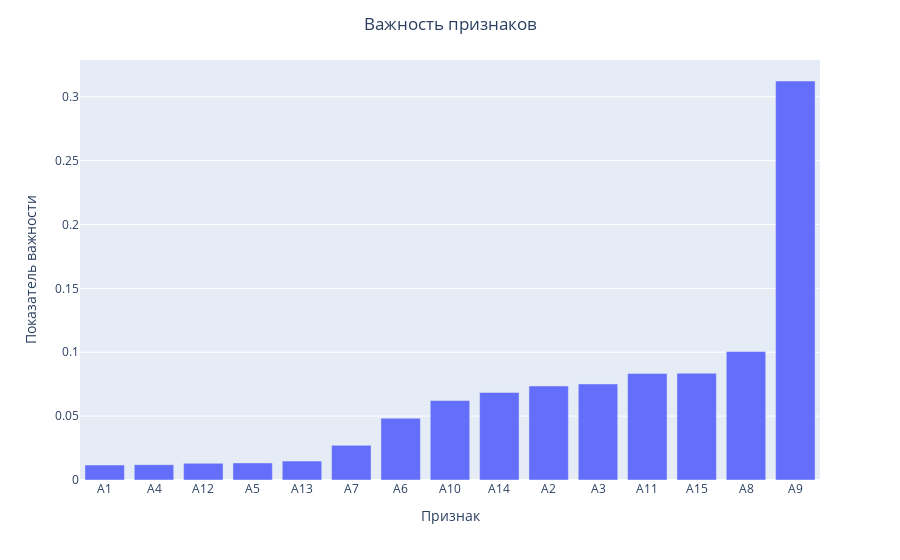

Notebook source saved alongside this figure:
### Code cell
fig = px.bar(x=features_importance.index, y=features_importance)
fig.update_layout(
     title={
        "text": "Важность признаков",
        "x": 0.5
    },
    xaxis_title="Признак",
    yaxis_title="Показатель важности"
)
fig.update_xaxes(categoryorder='total ascending')  
fig.show()

### Figure 1 — Plotly figure (JSON) as saved in the notebook; plotly's stock layout.template omitted (floating-point values rounded to 4 significant figures)
{"data": [{"alignmentgroup": "True", "hovertemplate": "x=%{x}<br>y=%{y}<extra></extra>", "legendgroup": "", "marker": {"color": "#636efa", "pattern": {"shape": ""}}, "name": "", "offsetgroup": "", "orientation": "v", "showlegend": false, "textposition": "auto", "type": "bar", "x": ["A9", "A8", "A15", "A11", "A3", "A2", "A14", "A10", "A6", "A7", "A13", "A5", "A12", "A4", "A1"], "xaxis": "x", "y": [0.3124, 0.1006, 0.08358, 0.08345, 0.07522, 0.07362, 0.06856, 0.06217, 0.04835, 0.02714, 0.01478, 0.01338, 0.01307, 0.01202, 0.01172], "yaxis": "y"}], "layout": {"barmode": "relative", "legend": {"tracegroupgap": 0}, "margin": {"t": 60}, "title": {"text": "Важность признаков", "x": 0.5}, "xaxis": {"anchor": "y", "categoryorder": "total ascending", "domain": [0, 1], "title": {"text": "Признак"}}, "yaxis": {"anchor": "x", "domain": [0, 1], "title": {"text": "Показатель важности"}}}}
